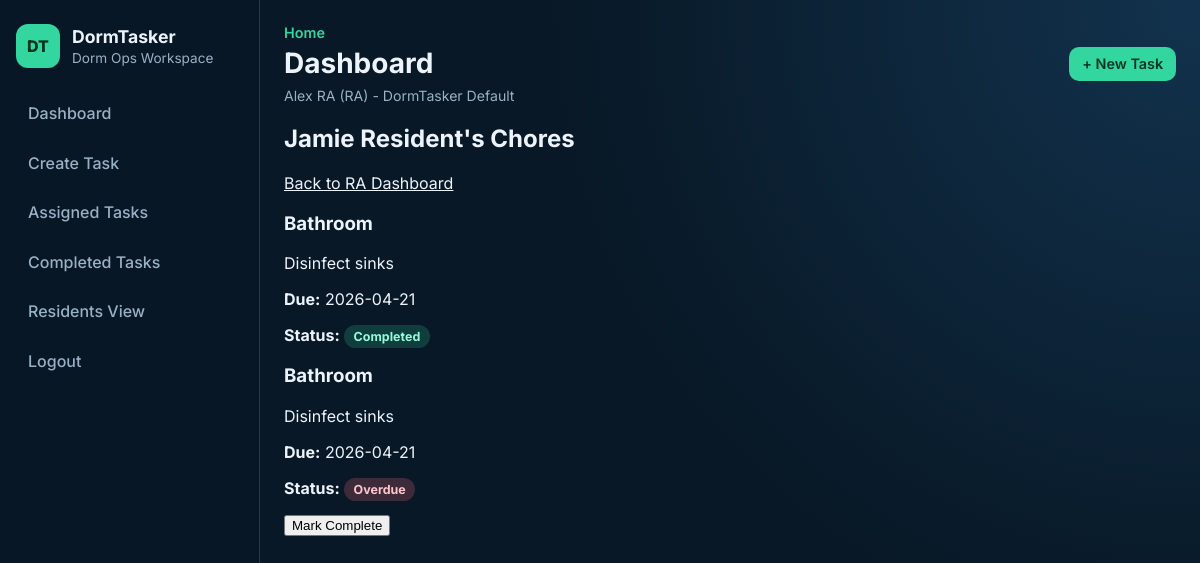
Page /resident/2/chores (signed in) on the committed database.
### tables this page shows
CREATE TABLE users (
            id INTEGER PRIMARY KEY AUTOINCREMENT,
            name TEXT NOT NULL,
            role TEXT NOT NULL CHECK (role IN ('RA', 'Resident'))
        , email TEXT, password_hash TEXT, room_id INTEGER);

CREATE TABLE rooms (
            id INTEGER PRIMARY KEY AUTOINCREMENT,
            room_name TEXT NOT NULL,
            room_code TEXT NOT NULL UNIQUE,
            created_by INTEGER,
            FOREIGN KEY (created_by) REFERENCES users (id)
        );

CREATE TABLE chores (
            id INTEGER PRIMARY KEY AUTOINCREMENT,
            title TEXT NOT NULL,
            description TEXT,
            due_date TEXT,
            status TEXT
        , room_id INTEGER, created_by INTEGER);

### app.py (the view)
@app.route("/resident/<int:resident_id>/chores")
@login_required
def resident_chores(resident_id):
    if g.current_user["role"] != "RA":
        flash("Only RAs can access resident overviews.", "error")
        return redirect(url_for("chores"))
    chores_for_resident = service.get_resident_chores(resident_id, room_id=g.current_user["room_id"])
    residents = service.get_residents(room_id=g.current_user["room_id"])
    resident = next((r for r in residents if r["id"] == resident_id), None)
    return render_template(
        "resident_chores.html",
        chores=chores_for_resident,
        resident=resident,
        user_role=g.current_user["role"],
    )

### app.py (called while the page is built)
@app.before_request
def load_current_user():
    user_id = session.get("user_id")
    g.current_user = get_user_by_id(user_id) if user_id else None

@app.context_processor
def inject_current_user():
    return {"current_user": g.get("current_user")}

### auth.py (called while the page is built)
def login_required(func):
    @wraps(func)
    def wrapper(*args, **kwargs):
        if not session.get("user_id"):
            flash("Please log in to continue.", "error")
            return redirect(url_for("login"))
        return func(*args, **kwargs)
    return wrapper

def get_user_by_id(user_id):
    conn = get_db_connection()
    user = conn.execute(
        """
        SELECT u.id, u.name, u.email, u.role, u.room_id, r.room_name, r.room_code
        FROM users u
        LEFT JOIN rooms r ON u.room_id = r.id
        WHERE u.id = ?
        """,
        (user_id,),
    ).fetchone()
    conn.close()
    return dict(user) if user else None

### database.py (called while the page is built)
def get_db_connection():
    conn = sqlite3.connect(DB_PATH)
    conn.row_factory = sqlite3.Row
    return conn

### models.py (called while the page is built)
    def is_overdue(self):
        if not self.due_date or self.status == "Completed":
            return False
        due = datetime.strptime(self.due_date, "%Y-%m-%d").date()
        return due < date.today()

### services.py (called while the page is built)
    @staticmethod
    def _map_chore(row) -> Chore:
        return Chore(
            id=row["id"],
            title=row["title"],
            description=row["description"] or "",
            due_date=row["due_date"],
            status=row["status"],
        )

    def get_residents(self, room_id: Optional[int] = None) -> List[Dict]:
        conn = get_db_connection()
        if room_id:
            rows = conn.execute(
                """
                SELECT id, name, role, room_id
                FROM users
                WHERE role = 'Resident' AND room_id = ?
                ORDER BY name
                """,
                (room_id,),
            ).fetchall()
        else:
            rows = conn.execute(
                "SELECT id, name, role, room_id FROM users WHERE role = 'Resident' ORDER BY name"
            ).fetchall()
        conn.close()
        return [dict(row) for row in rows]

### templates/resident_chores.html (shortened to what this page needs)
{% extends "base.html" %}
{% block content %}
    <h2>
        {% if resident %}
            {{ resident.name }}'s Chores
        {% else %}
            Resident Chores
        {% endif %}
    </h2>
    <p><a href="{{ url_for('chores') }}">Back to RA Dashboard</a></p>
    {% if chores %}
        <section class="chore-list">
            {% for chore in chores %}
                <article class="chore-card">
                    <h3>{{ chore.title }}</h3>
                    <p>{{ chore.description or 'No description provided.' }}</p>
                    <p><strong>Due:</strong> {{ chore.due_date or 'No due date' }}</p>
                    <p>
                        <strong>Status:</strong>
                        <span class="badge badge-{{ chore.status|lower }}">{{ chore.status }}</span>
                    </p>
                    {% if chore.status != "Completed" %}
                        <form method="post" action="{{ url_for('complete_chore', chore_id=chore.id) }}">
                            <button type="submit">Mark Complete</button>
                        </form>
                    {% endif %}
                </article>
            {% endfor %}
        </section>
    {% else %}
        <p>No chores assigned right now.</p>
    {% endif %}
{% endblock %}

### templates/base.html (shortened to what this page needs)
<!DOCTYPE html>
<html lang="en">
<head>
    <link rel="stylesheet" href="{{ url_for('static', filename='style.css') }}">
</head>
<body>
    <div class="app-shell">
        <aside class="sidebar">
            <div class="brand">
                <span class="brand-badge">DT</span>
                <div>
                    <h1>DormTasker</h1>
                    <p>Dorm Ops Workspace</p>
                </div>
            </div>
            <nav class="sidebar-nav">
                {% if current_user %}
                    <a href="{{ url_for('chores') }}" class="nav-link">Dashboard</a>
                    {% if current_user.role == "RA" %}
                        <a href="{{ url_for('create_chore') }}" class="nav-link">Create Task</a>
                        <a href="{{ url_for('chores') }}#assigned" class="nav-link">Assigned Tasks</a>
                        <a href="{{ url_for('chores') }}#completed" class="nav-link">Completed Tasks</a>
                        <a href="{{ url_for('chores') }}#residents" class="nav-link">Residents View</a>
                    {% else %}
                        <a href="{{ url_for('chores') }}#assigned" class="nav-link">My Tasks</a>
                        <a href="{{ url_for('chores') }}#completed" class="nav-link">Completed</a>
                    {% endif %}
                    <a href="{{ url_for('logout') }}" class="nav-link">Logout</a>
                {% else %}
                    <a href="{{ url_for('login') }}" class="nav-link">Login</a>
                    <a href="{{ url_for('register') }}" class="nav-link">Register</a>
                {% endif %}
            </nav>
        </aside>
        <div class="main-panel">
            <header class="topbar">
                <div>
                    <p class="topbar-eyebrow">Home</p>
                    <h2 class="topbar-title">{% block page_title %}Dashboard{% endblock %}</h2>
                    {% if current_user %}
                        <p class="user-context">
                            {{ current_user.name }} ({{ current_user.role }}) - {{ current_user.room_name or "No Room" }}
                        </p>
                    {% endif %}
                </div>
                {% if current_user and current_user.role == "RA" %}
                    <a class="btn btn-primary" href="{{ url_for('create_chore') }}">+ New Task</a>
                {% elif not current_user %}
                    <a class="btn btn-primary" href="{{ url_for('register') }}">Join Dorm Room</a>
                {% endif %}
            </header>
            <main class="content">
                {% block content %}{% endblock %}
            </main>
        </div>
    </div>
</body>
</html>

### static/style.css (style rules this page uses)
:root { --bg: #081826; --bg-soft: #0f2335; --panel: #102437; --panel-alt: #132c43; --text: #edf3fb; --muted: #9ab1c5; --line: #22394f; --accent: #33d69f; --accent-dark: #27b987; --danger: #ff6f7f; --warning: #ffc56f; }
* { box-sizing: border-box; }
body { margin: 0; font-family: "Inter", sans-serif; background: radial-gradient(circle at top right, #12324d 0%, var(--bg) 45%); color: var(--text); }
a { color: inherit; }
.app-shell { min-height: 100vh; display: grid; grid-template-columns: 260px 1fr; }
.sidebar { border-right: 1px solid var(--line); background: rgba(8, 24, 38, 0.9); padding: 1.5rem 1rem; }
.brand { display: flex; gap: 0.75rem; align-items: center; margin-bottom: 1.5rem; }
.brand h1 { margin: 0; font-size: 1.1rem; font-weight: 700; }
.brand p { margin: 0.2rem 0 0; color: var(--muted); font-size: 0.85rem; }
.brand-badge { width: 44px; height: 44px; display: inline-flex; align-items: center; justify-content: center; border-radius: 12px; background: var(--accent); color: #04331f; font-weight: 800; }
.sidebar-nav { display: grid; gap: 0.45rem; }
.nav-link { text-decoration: none; padding: 0.7rem 0.75rem; border-radius: 10px; color: var(--muted); font-weight: 500; }
.main-panel { padding: 1.5rem; }
.topbar { display: flex; justify-content: space-between; align-items: center; margin-bottom: 1.25rem; }
.topbar-eyebrow { margin: 0; color: var(--accent); font-size: 0.9rem; font-weight: 600; }
.topbar-title { margin: 0.3rem 0 0; font-size: 1.75rem; }
.user-context { margin: 0.45rem 0 0; color: var(--muted); font-size: 0.88rem; }
.content { max-width: 1050px; }
.btn { border: none; border-radius: 10px; padding: 0.52rem 0.8rem; font-size: 0.9rem; text-decoration: none; font-weight: 600; cursor: pointer; display: inline-flex; align-items: center; justify-content: center; }
.btn-primary { background: var(--accent); color: #053527; }
.badge { border-radius: 999px; padding: 0.25rem 0.58rem; font-size: 0.78rem; font-weight: 700; }
.badge-completed { background: rgba(51, 214, 159, 0.2); color: #98fad9; }
.badge-overdue { background: rgba(255, 111, 127, 0.22); color: #ffc5cd; }

### rows in the picture
users: name "Alex RA", role "RA"
rooms: room_name "DormTasker Default"
users: name "Jamie Resident"
chores: title "Bathroom", description "Disinfect sinks", due_date "2026-04-21", status "Completed"
chores: title "Bathroom", description "Disinfect sinks", due_date "2026-04-21", status "Overdue"
